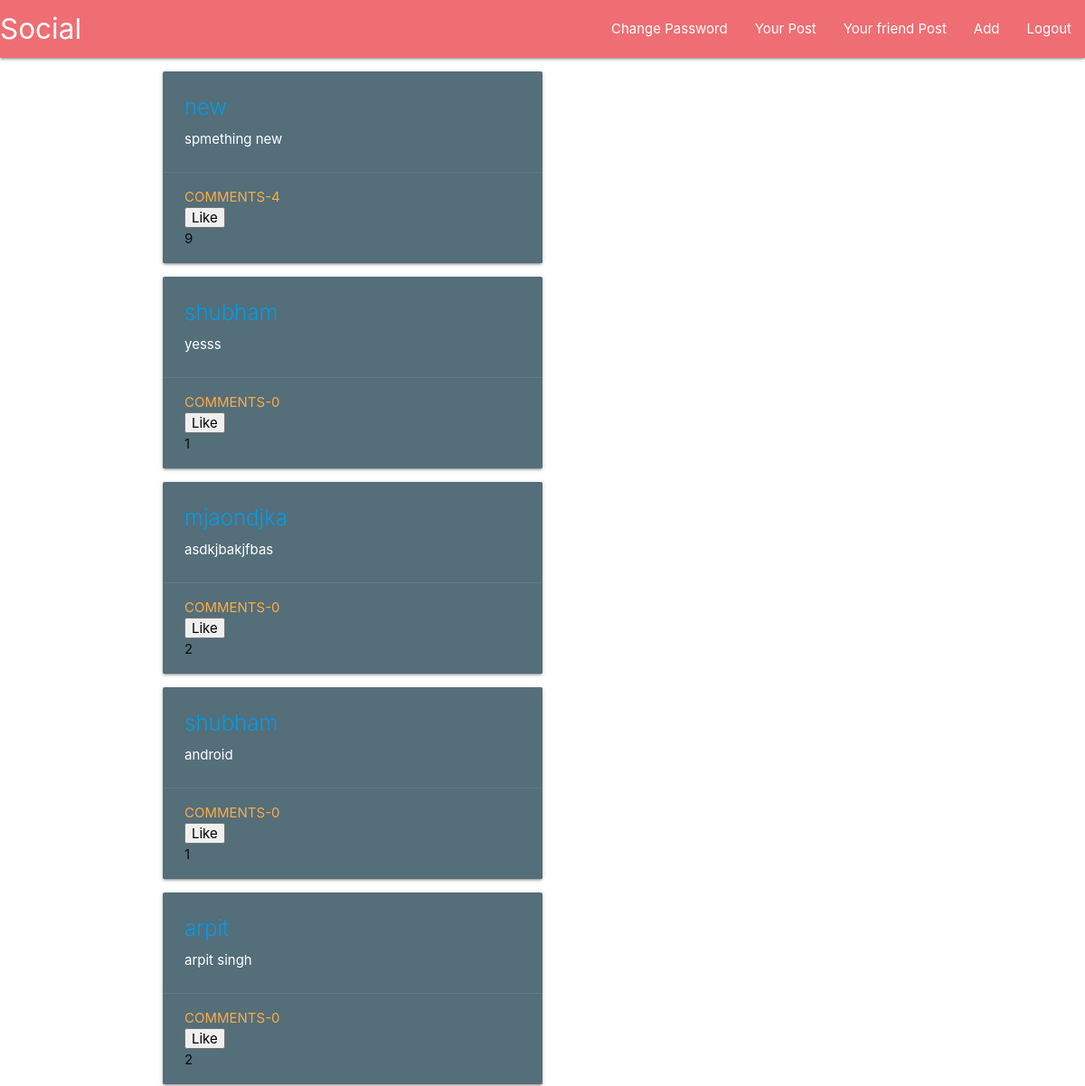
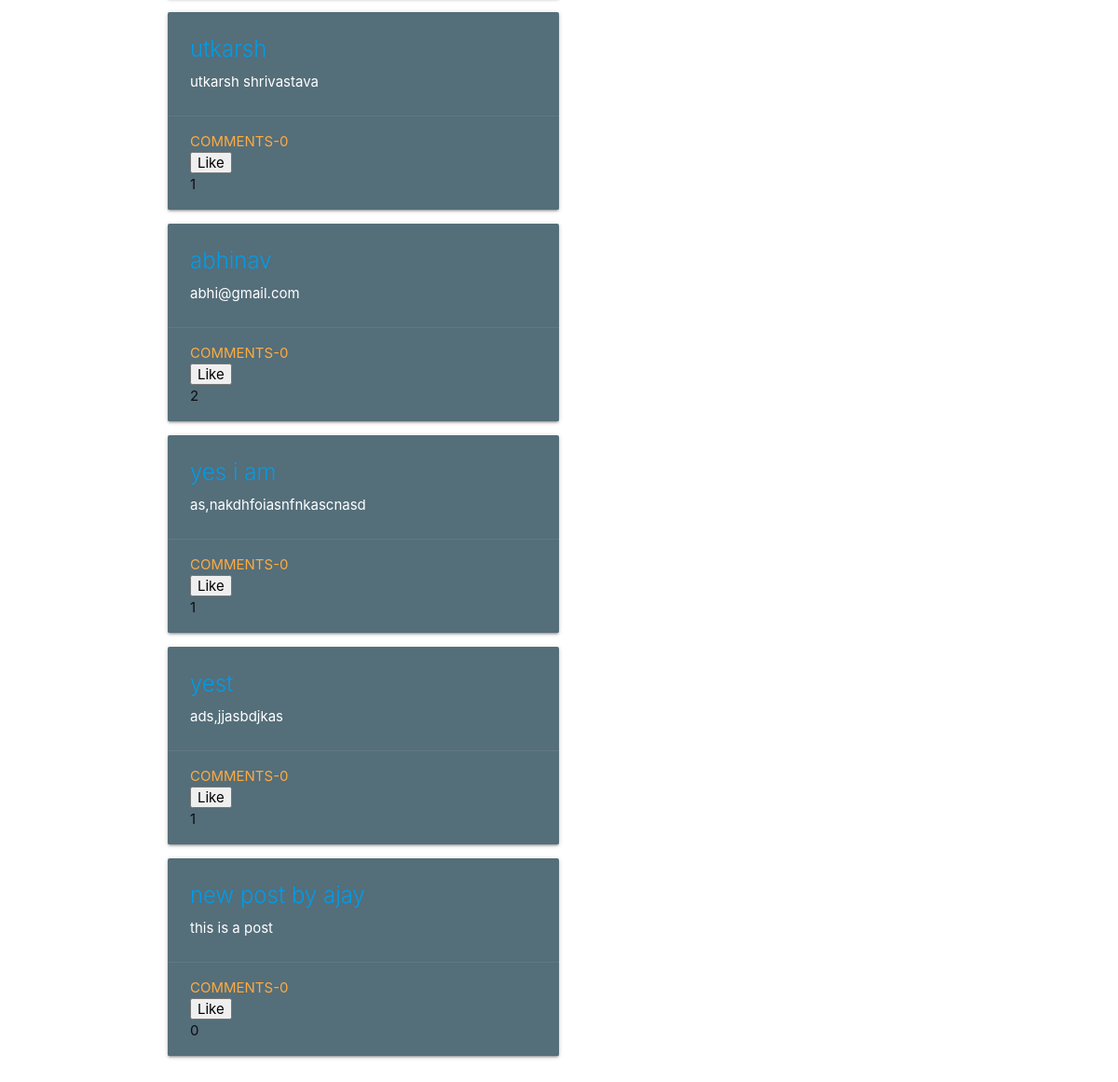
Before: / (signed in) with the older database file (2 pictures, top to bottom).
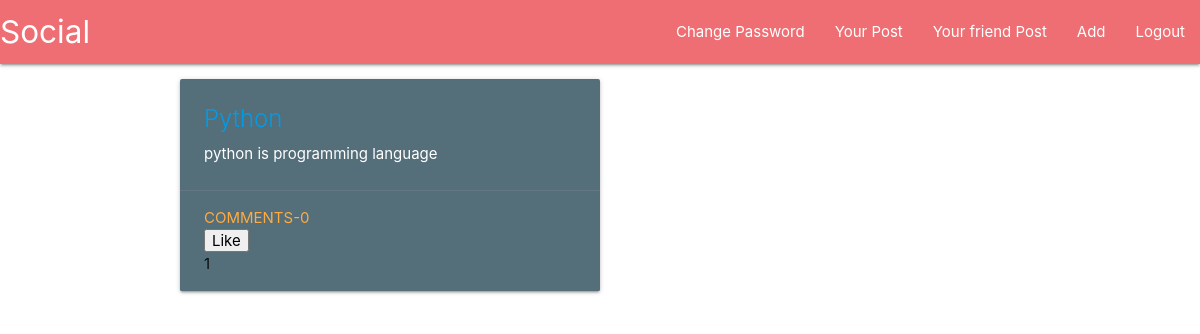
After: the same page with the newer database file.
### reminderlist/models.py (models this page shows)
class Post(models.Model):
    user = models.ForeignKey(User,on_delete=models.CASCADE,default=1,related_name='user')
    title = models.CharField(max_length=1024)
    description = models.TextField()
    likes = models.ManyToManyField(User,related_name='post_like')
    def __str__(self):
        return self.title

### reminderlist/views.py (the view)
# urls.py: path('',views.index,name='index'),
@login_required(login_url='/auth/login')
def index(request):
    posts = models.Post.objects.all()
    context = {
        "posts":posts,
    }
    return render(request,'social/index.html',context)

### templates/social/index.html (shortened to what this page needs)
{% extends 'base.html' %}
{% block content %}
<div class="row">
    <div class="col s12 m6">
        <ul>
            {% for item in posts %}
                <div class="card blue-grey darken-1 row">
                    <div class="card-content white-text">
                        <div class="card-title">
                            <li>
                            <a href="{% url 'get_activity' item.id %}">{{item}}</a>
                            </li>
                        </div>
                        <p>{{ item.description }}</p>
                        </div>
                        <div class="card-action">
                        <a class="modal-trigger" href="#postModal{{item.id}}">Comments-{{item.comment_set.count}}</a>
                        <form action="{% url 'like_post' item.pk %}" method="post">
                            <div>
                                <button type="submit" name='post_id' value={{item.id}} id="save_like">Like</button>
                            </div>
                        </form>
                        {{item.likes.count}}
                    </div>
                </div>
            {% endfor %}
        </ul>
    </div>
  </div>
  <!-- {% load static %}
  <script type=text/javascript src="{% static 'index.js' %}"></script> -->
{% endblock %}

### templates/base.html (shortened to what this page needs)
<!DOCTYPE html>
<html lang="en">
<head>
     <link rel="stylesheet" href="https://cdnjs.cloudflare.com/ajax/libs/materialize/1.0.0/css/materialize.min.css">
</head>
<body>
  <nav>
    <div class="nav-wrapper">
      <a href="{% url 'index' %}"class="brand-logo">Social</a>
      <ul id="nav-mobile" class="right hide-on-med-and-down">
        {% if user.is_authenticated %}
          <li><a href="{% url 'change_password' %}">Change Password</a>/li>
          <li><a href="{% url 'wall' %}">Your Post</a>/li>
            <li><a href="{% url 'friend_post' %}">Your friend Post</a>/li>
          <li><a href="{% url 'create_activity' %}">Add</a>/li>
        {% endif %}
        {% if user.is_authenticated %}
          <li><a href="{% url 'logout' %}">Logout</a></li>
        {% endif %}
      </ul>
    </div>
  </nav>
    <div class="container">
        {% block content %}
        {% endblock %}
    </div>
</body>
</html>

Changed rows visible on the page:
removed Post: description "spmething new", comment_set.count "4", likes.count "9"
removed Post: description "yesss", comment_set.count "0", likes.count "1"
removed Post: description "asdkjbakjfbas", comment_set.count "0", likes.count "2"
removed Post: description "android", comment_set.count "0", likes.count "1"
removed Post: description "arpit singh", comment_set.count "0", likes.count "2"
removed Post: description "utkarsh shrivastava", comment_set.count "0", likes.count "1"
removed Post: description "abhi@gmail.com", comment_set.count "0", likes.count "2"
removed Post: description "as,nakdhfoiasnfnkascnasd", comment_set.count "0", likes.count "1"
removed Post: description "ads,jjasbdjkas", comment_set.count "0", likes.count "1"
removed Post: description "this is a post", comment_set.count "0", likes.count "0"
added Post: description "python is programming language", comment_set.count "0", likes.count "1"
